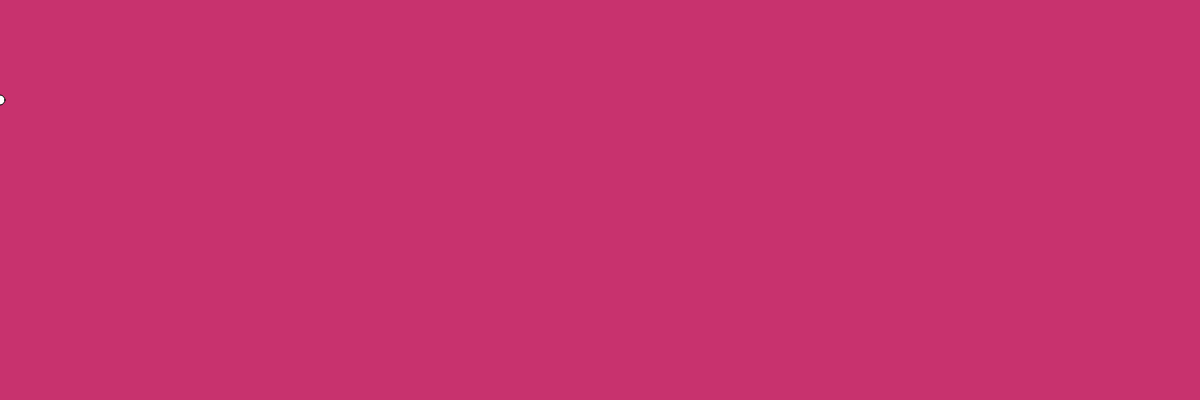
Frame 1 (no input)
Frame 60 (no input): identical to frame 1, image omitted
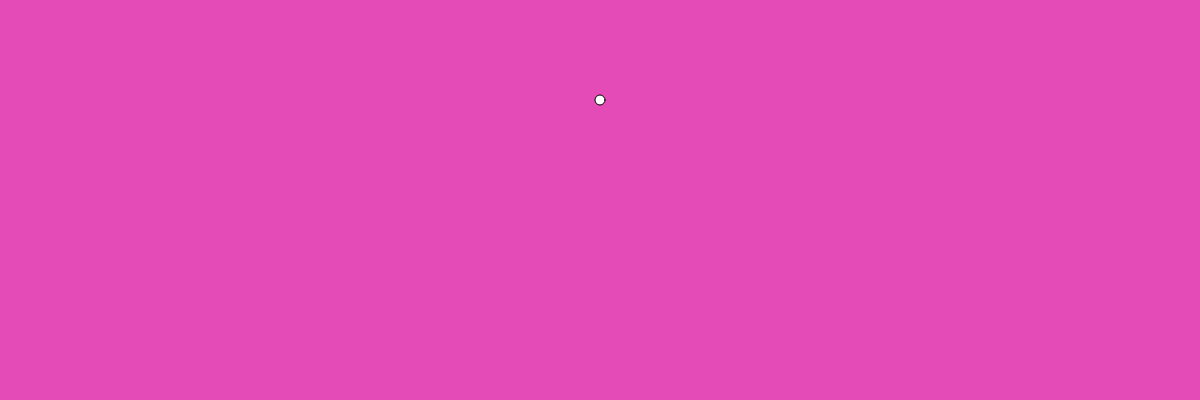
Frame 120 (the mouse pressed at the canvas centre since frame 60)

The p5.js sketch that drew these frames (run headless with seeded random() and noise() and a simulated clock; from frame 60 on, the mouse is pressed at the canvas centre):

// p5.js sketch
// ── sketch.js
var r = 0;
var g = 50;
var b=255;

function setup(){
 createCanvas(1200,400);
}

function draw(){
r=map(mouseX,0,1200,200,255)
g=map(mouseX,0,1200,50,100)
b=map(mouseX,0,1200,110,255)

background(r,g,b)

ellipse(mouseX,100,10,10)



}
